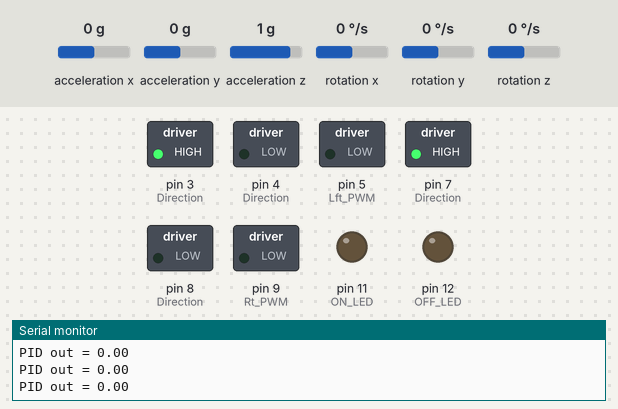
A sketch run on a simulated Arduino Uno, built with avr-gcc and run on an emulated ATmega328P. On the bench: switched loads named in the sketch (green lamp = pin HIGH), output pins drawn as LEDs (lit = HIGH), the last lines printed to the serial monitor. Wiring (inferred from the names in the program): MPU-6050 motion sensor at I2C address 0x68. Inputs (shaded band) come from the test bench; at power-on: acceleration x 0 g, acceleration z 1 g, acceleration y 0 g, rotation x 0 °/s, rotation y 0 °/s, rotation z 0 °/s.

Above: at 2.4 s.
2.5 s: acceleration x set to 0.8 g
At 2.8 s:
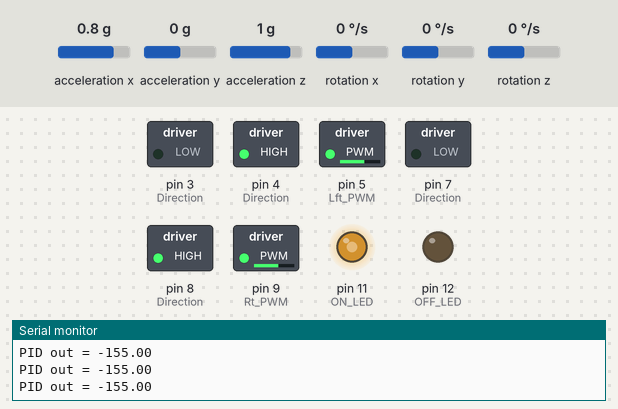
4.0 s: acceleration z set to 0.1 g
7.0 s: acceleration z set to -0.2 g
At 8.4 s:
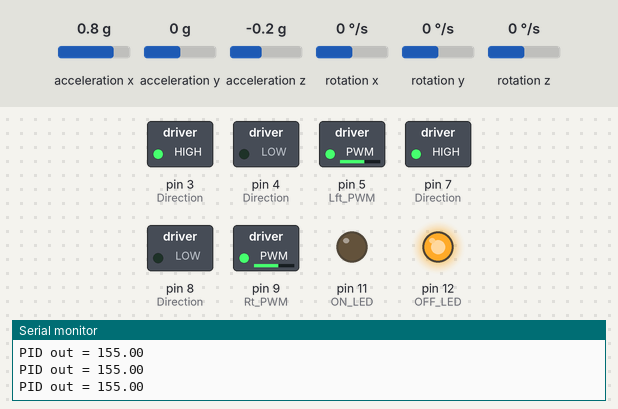
8.7 s: acceleration z set to 0.8 g
At 11.4 s:
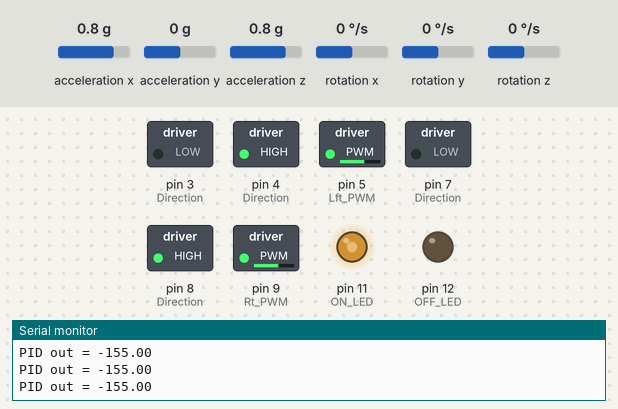
11.7 s: acceleration x set to -1.4 g
At 13.3 s:
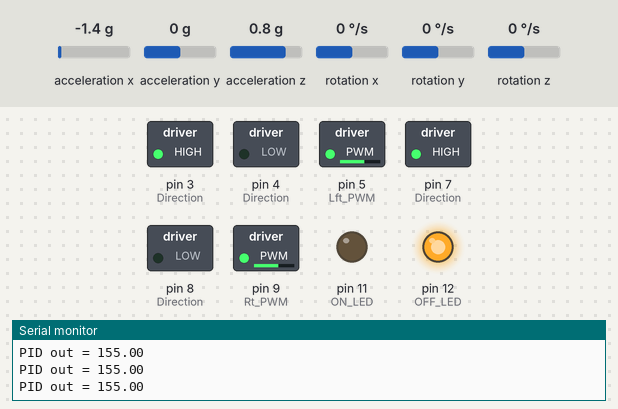
Timing chart, 0 to 14.6 s (numbered marks = the images above; inputs shaded):
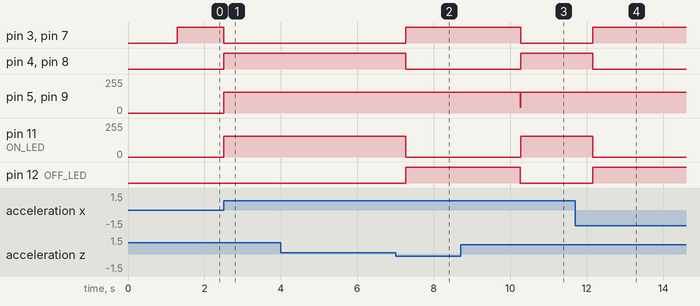

The sketch:

Segway_Code.ino
```cpp
#include<Wire.h>

// Function declarations
void InitSensors();
void Get_Sensor_Data();
void InitMotors();
void MotorControl(double out);
double Compute(double input);
double getDGyroPitch();
double getAccelPitch();


// Global Variables
//////////// Gyro and Accel Variables
const int MPU_addr = 0x68; // I2C address of the MPU-6050
int16_t AcX, AcY, AcZ, Tmp, GyX, GyY, GyZ;
float accBiasX, accBiasY, accBiasZ;
float gyroBiasX, gyroBiasY, gyroBiasZ, gyroRateY;
double accPitch = 0;
double initial_Pitch;
///////////////////
////////// Motors Variables
byte vel = 0; // byte creatse an unsigned from 0 to 255
const int Lft_PWM = 5;
const int Rt_PWM = 9;
double out;
///////////////////
/////////// PID Variables
//double kp = 100;         // Proportional gain
double kp = 300;         // Proportional gain
double ki = 0;           // Integral gain
//double ki = .5;           // Integral gain
double kd = 0;           // Derivative gain
double Setpoint = 0;     // Angle setpoint
double output = 0;
//////////////////////


// Main
double Pitch_Angle = 0;
double Corrected_Pitch = 0;
//double cycle_time[110];
//int i = 1;
uint32_t timer;

#define runEvery(t) for (static long _lasttime;\
                         (uint16_t)((uint16_t)millis() - _lasttime) >= (t);\
                         _lasttime += (t))


void setup() {

  // Debugging LEDs
  pinMode(11, OUTPUT);
  pinMode(12, OUTPUT);

  InitSensors();          // Initialize sensors
  InitMotors();           // Initialize motors
  delay(1000);            // Wait until sensors are ready

  timer = micros();       // Initialize timer

  ///////// DEBUGGING
  Serial.begin(9600);

  Pitch_Angle = getAccelPitch() - initial_Pitch; // initial pitch angle

}

void loop() {

  runEvery(10) {        // Exetutes this part of the code every 10 miliseconds -> 100Hz

    //  cycle_time[i] = millis() - _lasttime;

    Pitch_Angle = 0.98 * (Pitch_Angle + getDGyroPitch()) + 0.02 * (getAccelPitch() - initial_Pitch);

    timer = micros();    // Reset the timer

    MotorControl(Compute(Pitch_Angle));
    //   i++;

//    Serial.print("Pitch Angle = "); Serial.println(Pitch_Angle);
//    Serial.print("Accel Angle = "); Serial.println(getAccelPitch() - initial_Pitch);
//    Serial.print("Gyro Angle = "); Serial.println(getDGyroPitch());
    Serial.print("PID out = "); Serial.println(output);
//    Serial.print("vel = "); Serial.print(vel); Serial.print(" | Pitch Angle = "); Serial.println(Pitch_Angle);
  }
  // if (millis() > 1000 && _lasttime < 2000) Serial.println(cycle_time)
}
```

Gyro_and_Accel.ino
```cpp
// MPU6065 Sensor


void InitSensors()
{
  Wire.begin();
  Wire.beginTransmission(MPU_addr);
  Wire.write(0x6B);  // PWR_MGMT_1 register
  Wire.write(0);     // set to zero (wakes up the MPU-6050)
  Wire.endTransmission(true);


  // Calculate bias for the Gyro and accel, the values it gives when it's not moving
  // You have to keep the robot vertically and static for a few seconds
  ///*
  for (int i = 1; i < 100; i++) {  // Takes 100 values to get more precision

    Get_Sensor_Data(); // Get Sensor Data

    gyroBiasX += GyX;
    gyroBiasY += GyY;
    gyroBiasZ += GyZ;

    accBiasX += AcX;
    accBiasY += AcY;
    accBiasZ += AcZ;

    delay(1); // 1 millisecond delay

  }

  // Final bias values for every axis
  gyroBiasX = gyroBiasX / 100;
  gyroBiasY = gyroBiasY / 100;
  gyroBiasZ = gyroBiasZ / 100;

  accBiasX = accBiasX / 100;
  accBiasY = accBiasY / 100;
  accBiasZ = accBiasZ / 100;

//  initial_Pitch = (atan2(AcZ - accBiasZ, -(AcX - accBiasX)) + PI  ) * RAD_TO_DEG;
  initial_Pitch = (atan2(AcZ , -(AcX)) + PI  ) * RAD_TO_DEG;

}


void Get_Sensor_Data()
{
  Wire.beginTransmission(MPU_addr);
  Wire.write(0x3B);  // starting with register 0x3B (ACCEL_XOUT_H)
  Wire.endTransmission(false);
  Wire.requestFrom(MPU_addr, 14, true); // request a total of 14 registers
  AcX = Wire.read() << 8 | Wire.read(); // 0x3B (ACCEL_XOUT_H) & 0x3C (ACCEL_XOUT_L)
  AcY = Wire.read() << 8 | Wire.read(); // 0x3D (ACCEL_YOUT_H) & 0x3E (ACCEL_YOUT_L)
  AcZ = Wire.read() << 8 | Wire.read(); // 0x3F (ACCEL_ZOUT_H) & 0x40 (ACCEL_ZOUT_L)
  Tmp = Wire.read() << 8 | Wire.read(); // 0x41 (TEMP_OUT_H) & 0x42 (TEMP_OUT_L)
  GyX = Wire.read() << 8 | Wire.read(); // 0x43 (GYRO_XOUT_H) & 0x44 (GYRO_XOUT_L)
  GyY = Wire.read() << 8 | Wire.read(); // 0x45 (GYRO_YOUT_H) & 0x46 (GYRO_YOUT_L)
  GyZ = Wire.read() << 8 | Wire.read(); // 0x47 (GYRO_ZOUT_H) & 0x48 (GYRO_ZOUT_L)
}


// Angular velocity of Roll by gyroscope
double getDGyroPitch() {

  Get_Sensor_Data();

  gyroRateY = -(GyY - gyroBiasY) / 131; // should give deg/s

  double dgyroRoll = gyroRateY * ((double)(micros() - timer) / 1000000);

  return dgyroRoll;

}


// Roll from accelerometer
double getAccelPitch() {

  Get_Sensor_Data();

  accPitch = (atan2(AcZ, -(AcX)) + PI) * RAD_TO_DEG;
  //accPitch = (atan2(AcZ - accBiasZ, -(AcX - accBiasX)) + PI) * RAD_TO_DEG;

  /*
    if (accRoll <= 360 & accRoll >= 180){
      accRoll = accRoll - 360;
    }
   */

  return accPitch;

}
```

Motors.ino
```cpp
int ON_LED;
int OFF_LED;

void InitMotors()
{
  // Left Motor
  pinMode(3, OUTPUT); // Direction
  pinMode(4, OUTPUT); // Direction
  pinMode(Lft_PWM, OUTPUT); // PWM


  // Right Motor
  pinMode(7, OUTPUT); // Direction
  pinMode(8, OUTPUT); // Direction
  pinMode(Rt_PWM, OUTPUT); //PWM
}


void MotorControl(double out) {

  // Sets direction
  if (out < 0)
  { // forward
    digitalWrite(3, LOW);
    digitalWrite(4, HIGH);
    digitalWrite(7, LOW);
    digitalWrite(8, HIGH);

    ON_LED = 11;
    OFF_LED = 12;
  }
  else
  { // reverse
    digitalWrite(3, HIGH);
    digitalWrite(4, LOW);
    digitalWrite(7, HIGH);
    digitalWrite(8, LOW);

    ON_LED = 12;
    OFF_LED = 11;
  }

  vel = abs(out);    // Absolute value of velocity

  // Checks velocity fits the max ouptut range
  if (vel < 0)
  {
    vel = 0;
  }
  if (vel > 255)
  {
    vel = 255;
  }

  // Writes the PWM
  analogWrite(Lft_PWM, vel);
  analogWrite(Rt_PWM, vel);

// Writes the debug led PWM
  analogWrite(ON_LED, vel);
  analogWrite(OFF_LED, 0);

}
```

PID.ino
```cpp
// Local variables
double error = 0;
//int outMax = 255;
//int outMin = -255;
int outMax = 155;
int outMin = -155;
float lastInput = 0;
double Integral_Term = 0;
double dInput = 0;


// Calculates the PID output
double Compute(double input)
{

  error = Setpoint - input;

  Integral_Term = (ki * error) + Integral_Term;

  dInput = (input - lastInput);

  // Compute PID Output
//  output = kp * error +  Integral_Term + kd * dInput;
  output = kp * error +  Integral_Term + kd * dInput;

  if (output > outMax)
  {
    output = outMax;
//    Integral_Term = 0;
  }
  else if (output < outMin)
  {
    output = outMin;
//    Integral_Term = 0;
  }

  // Remember some variables for next time
  lastInput = input;
  return output;
}
```

Measured:
- the behaviour switches between 0 and -0.1 g on acceleration z (found by bisection; images 1 and 2)
- after the input at 2.5 s, pin 3 (Direction), pin 7 (Direction): HIGH → LOW at once; pin 4 (Direction), pin 8 (Direction): LOW → HIGH at once; pin 5 (Lft_PWM), pin 9 (Rt_PWM), pin 11 (ON_LED): 0/255 → 155/255 at once
- after the input at 7.0 s, pin 3 (Direction), pin 7 (Direction), pin 12 (OFF_LED): LOW → HIGH after 0.26 s; pin 4 (Direction), pin 8 (Direction): HIGH → LOW after 0.26 s; pin 11 (ON_LED): 155/255 → 0/255 after 0.26 s
- after the input at 8.7 s, pin 3 (Direction), pin 7 (Direction), pin 12 (OFF_LED): HIGH → LOW after 1.6 s; pin 4 (Direction), pin 8 (Direction): LOW → HIGH after 1.6 s; pin 5 (Lft_PWM), pin 9 (Rt_PWM): 155/255 → 42/255 after 1.6 s, → 155/255 0.02 s later; pin 11 (ON_LED): 0/255 → 155/255 after 1.6 s
- after the input at 11.7 s, pin 3 (Direction): LOW → HIGH after 0.45 s; pin 4 (Direction): HIGH → LOW after 0.45 s; pin 7 (Direction), pin 12 (OFF_LED): LOW → HIGH after 0.46 s; pin 8 (Direction): HIGH → LOW after 0.46 s; pin 11 (ON_LED): 155/255 → 0/255 after 0.46 s
